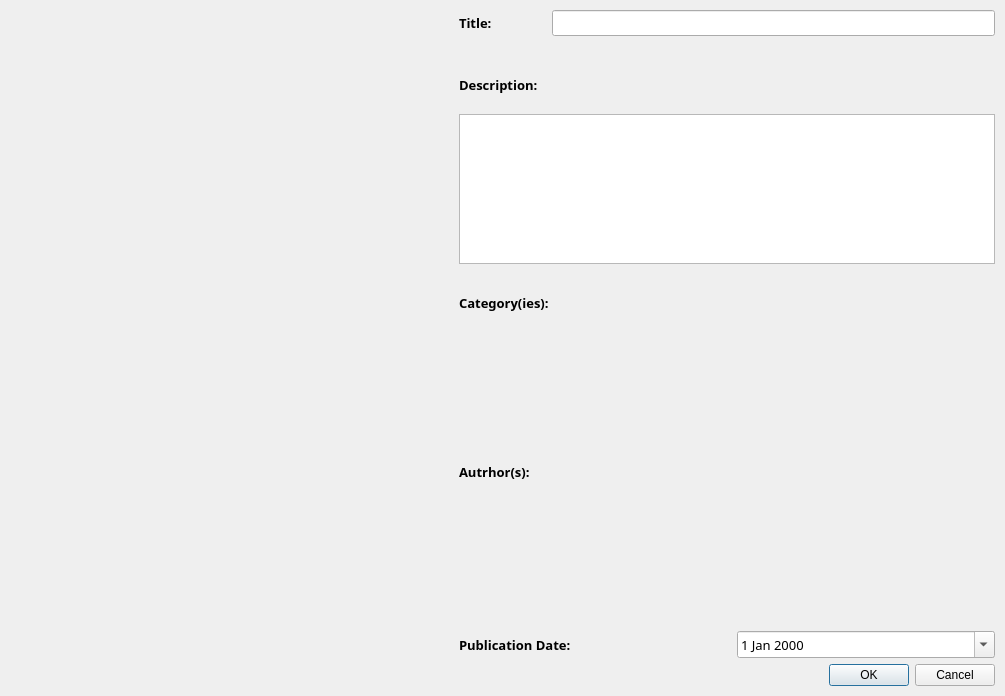
<?xml version="1.0" encoding="UTF-8"?>
<ui version="4.0">
 <class>BookAddDialog</class>
 <widget class="QDialog" name="BookAddDialog">
  <property name="geometry">
   <rect>
    <x>0</x>
    <y>0</y>
    <width>1005</width>
    <height>696</height>
   </rect>
  </property>
  <property name="windowTitle">
   <string>Form</string>
  </property>
  <layout class="QVBoxLayout" name="verticalLayout_2">
   <property name="leftMargin">
    <number>10</number>
   </property>
   <property name="topMargin">
    <number>10</number>
   </property>
   <property name="rightMargin">
    <number>10</number>
   </property>
   <property name="bottomMargin">
    <number>10</number>
   </property>
   <item>
    <layout class="QHBoxLayout" name="horizontalLayout_3" stretch="8,10">
     <property name="spacing">
      <number>20</number>
     </property>
     <item>
      <widget class="ImagePickerLabel" name="coverLabel">
       <property name="styleSheet">
        <string notr="true"/>
       </property>
       <property name="text">
        <string/>
       </property>
      </widget>
     </item>
     <item>
      <layout class="QVBoxLayout" name="verticalLayout">
       <item>
        <layout class="QHBoxLayout" name="horizontalLayout">
         <item>
          <widget class="QLabel" name="titleLabel">
           <property name="font">
            <font>
             <family>Montserrat</family>
             <pointsize>10</pointsize>
             <bold>true</bold>
            </font>
           </property>
           <property name="text">
            <string>Title:</string>
           </property>
          </widget>
         </item>
         <item>
          <spacer name="horizontalSpacer">
           <property name="orientation">
            <enum>Qt::Horizontal</enum>
           </property>
           <property name="sizeType">
            <enum>QSizePolicy::Fixed</enum>
           </property>
           <property name="sizeHint" stdset="0">
            <size>
             <width>40</width>
             <height>20</height>
            </size>
           </property>
          </spacer>
         </item>
         <item>
          <widget class="QLineEdit" name="titleLineEdit">
           <property name="sizePolicy">
            <sizepolicy hsizetype="Expanding" vsizetype="Fixed">
             <horstretch>0</horstretch>
             <verstretch>0</verstretch>
            </sizepolicy>
           </property>
           <property name="font">
            <font>
             <family>Montserrat</family>
             <pointsize>10</pointsize>
            </font>
           </property>
          </widget>
         </item>
        </layout>
       </item>
       <item>
        <spacer name="verticalSpacer">
         <property name="orientation">
          <enum>Qt::Vertical</enum>
         </property>
         <property name="sizeType">
          <enum>QSizePolicy::Fixed</enum>
         </property>
         <property name="sizeHint" stdset="0">
          <size>
           <width>20</width>
           <height>20</height>
          </size>
         </property>
        </spacer>
       </item>
       <item>
        <widget class="QLabel" name="label">
         <property name="font">
          <font>
           <family>Montserrat</family>
           <pointsize>10</pointsize>
           <bold>true</bold>
          </font>
         </property>
         <property name="text">
          <string>Description:</string>
         </property>
        </widget>
       </item>
       <item>
        <widget class="QPlainTextEdit" name="descriptionText">
         <property name="sizePolicy">
          <sizepolicy hsizetype="Expanding" vsizetype="Maximum">
           <horstretch>0</horstretch>
           <verstretch>0</verstretch>
          </sizepolicy>
         </property>
         <property name="minimumSize">
          <size>
           <width>0</width>
           <height>100</height>
          </size>
         </property>
         <property name="maximumSize">
          <size>
           <width>16777215</width>
           <height>150</height>
          </size>
         </property>
         <property name="font">
          <font>
           <family>Montserrat</family>
           <pointsize>10</pointsize>
          </font>
         </property>
        </widget>
       </item>
       <item>
        <spacer name="verticalSpacer_4">
         <property name="orientation">
          <enum>Qt::Vertical</enum>
         </property>
         <property name="sizeType">
          <enum>QSizePolicy::Fixed</enum>
         </property>
         <property name="sizeHint" stdset="0">
          <size>
           <width>20</width>
           <height>10</height>
          </size>
         </property>
        </spacer>
       </item>
       <item>
        <widget class="QLabel" name="categoriesLabel">
         <property name="sizePolicy">
          <sizepolicy hsizetype="Preferred" vsizetype="Fixed">
           <horstretch>0</horstretch>
           <verstretch>0</verstretch>
          </sizepolicy>
         </property>
         <property name="font">
          <font>
           <family>Montserrat</family>
           <pointsize>10</pointsize>
           <bold>true</bold>
          </font>
         </property>
         <property name="text">
          <string>Category(ies):</string>
         </property>
        </widget>
       </item>
       <item>
        <widget class="TwoWayList" name="categories" native="true">
         <property name="sizePolicy">
          <sizepolicy hsizetype="Preferred" vsizetype="Expanding">
           <horstretch>0</horstretch>
           <verstretch>0</verstretch>
          </sizepolicy>
         </property>
         <property name="minimumSize">
          <size>
           <width>0</width>
           <height>100</height>
          </size>
         </property>
        </widget>
       </item>
       <item>
        <spacer name="verticalSpacer_2">
         <property name="orientation">
          <enum>Qt::Vertical</enum>
         </property>
         <property name="sizeType">
          <enum>QSizePolicy::Fixed</enum>
         </property>
         <property name="sizeHint" stdset="0">
          <size>
           <width>20</width>
           <height>10</height>
          </size>
         </property>
        </spacer>
       </item>
       <item>
        <widget class="QLabel" name="authorsTitle">
         <property name="sizePolicy">
          <sizepolicy hsizetype="Preferred" vsizetype="Fixed">
           <horstretch>0</horstretch>
           <verstretch>0</verstretch>
          </sizepolicy>
         </property>
         <property name="font">
          <font>
           <family>Montserrat</family>
           <pointsize>10</pointsize>
           <bold>true</bold>
          </font>
         </property>
         <property name="text">
          <string>Autrhor(s):</string>
         </property>
        </widget>
       </item>
       <item>
        <widget class="TwoWayList" name="authors" native="true">
         <property name="sizePolicy">
          <sizepolicy hsizetype="Preferred" vsizetype="Expanding">
           <horstretch>0</horstretch>
           <verstretch>0</verstretch>
          </sizepolicy>
         </property>
         <property name="minimumSize">
          <size>
           <width>0</width>
           <height>100</height>
          </size>
         </property>
        </widget>
       </item>
       <item>
        <spacer name="verticalSpacer_3">
         <property name="orientation">
          <enum>Qt::Vertical</enum>
         </property>
         <property name="sizeType">
          <enum>QSizePolicy::Fixed</enum>
         </property>
         <property name="sizeHint" stdset="0">
          <size>
           <width>20</width>
           <height>10</height>
          </size>
         </property>
        </spacer>
       </item>
       <item>
        <layout class="QHBoxLayout" name="horizontalLayout_2">
         <item>
          <widget class="QLabel" name="publicationDateLabel">
           <property name="font">
            <font>
             <family>Montserrat</family>
             <pointsize>10</pointsize>
             <bold>true</bold>
            </font>
           </property>
           <property name="text">
            <string>Publication Date:</string>
           </property>
          </widget>
         </item>
         <item>
          <widget class="QDateEdit" name="dateEdit">
           <property name="sizePolicy">
            <sizepolicy hsizetype="Minimum" vsizetype="Fixed">
             <horstretch>0</horstretch>
             <verstretch>0</verstretch>
            </sizepolicy>
           </property>
           <property name="font">
            <font>
             <family>Montserrat</family>
             <pointsize>10</pointsize>
            </font>
           </property>
           <property name="styleSheet">
            <string notr="true"/>
           </property>
           <property name="calendarPopup">
            <bool>true</bool>
           </property>
          </widget>
         </item>
        </layout>
       </item>
      </layout>
     </item>
    </layout>
   </item>
   <item>
    <widget class="QDialogButtonBox" name="buttonBox">
     <property name="styleSheet">
      <string notr="true"/>
     </property>
     <property name="standardButtons">
      <set>QDialogButtonBox::Cancel|QDialogButtonBox::Ok</set>
     </property>
    </widget>
   </item>
  </layout>
 </widget>
 <customwidgets>
  <customwidget>
   <class>ImagePickerLabel</class>
   <extends>QLabel</extends>
   <header>imagepickerlabel.h</header>
  </customwidget>
  <customwidget>
   <class>TwoWayList</class>
   <extends>QWidget</extends>
   <header>twowaylist.h</header>
   <container>1</container>
  </customwidget>
 </customwidgets>
 <resources/>
 <connections/>
</ui>
